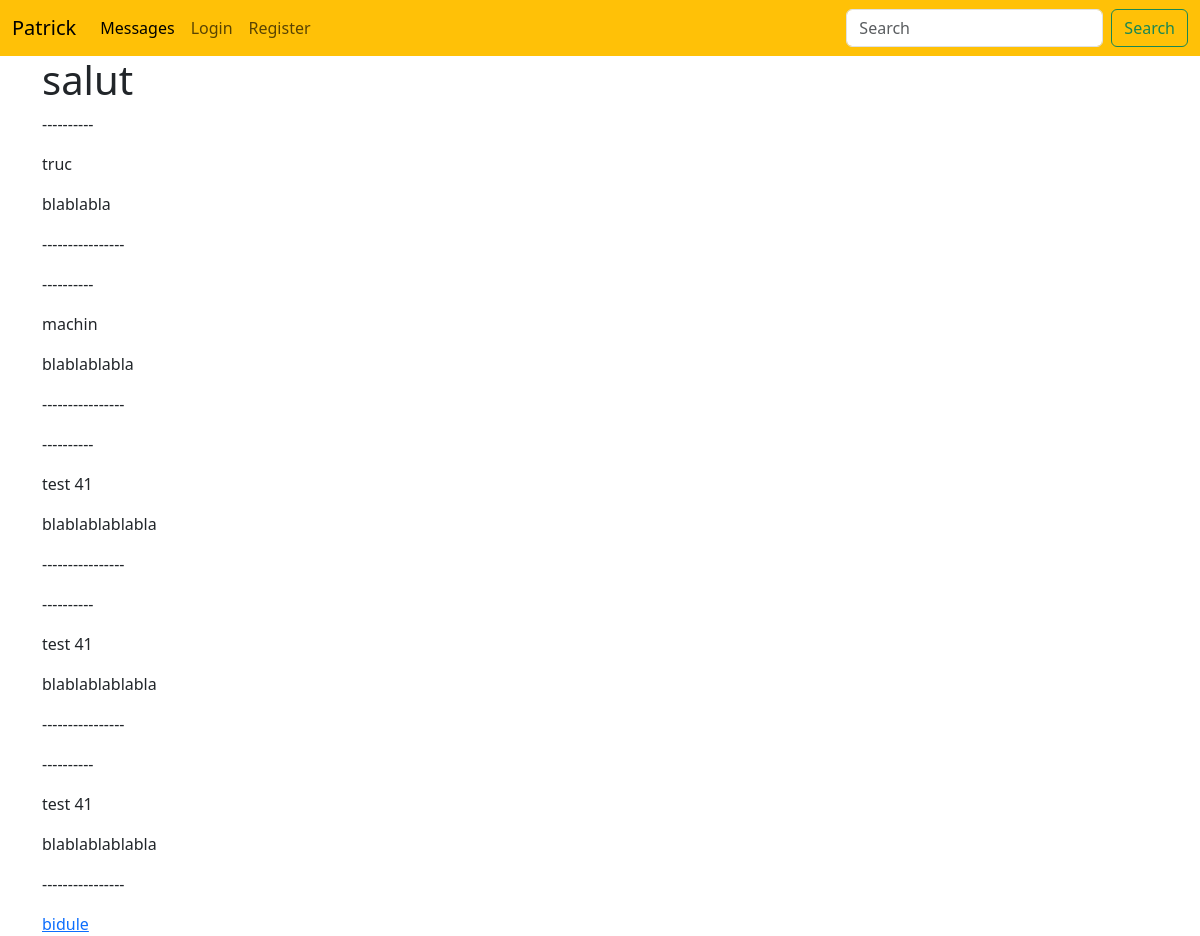
The app's page /website/messages, older data.
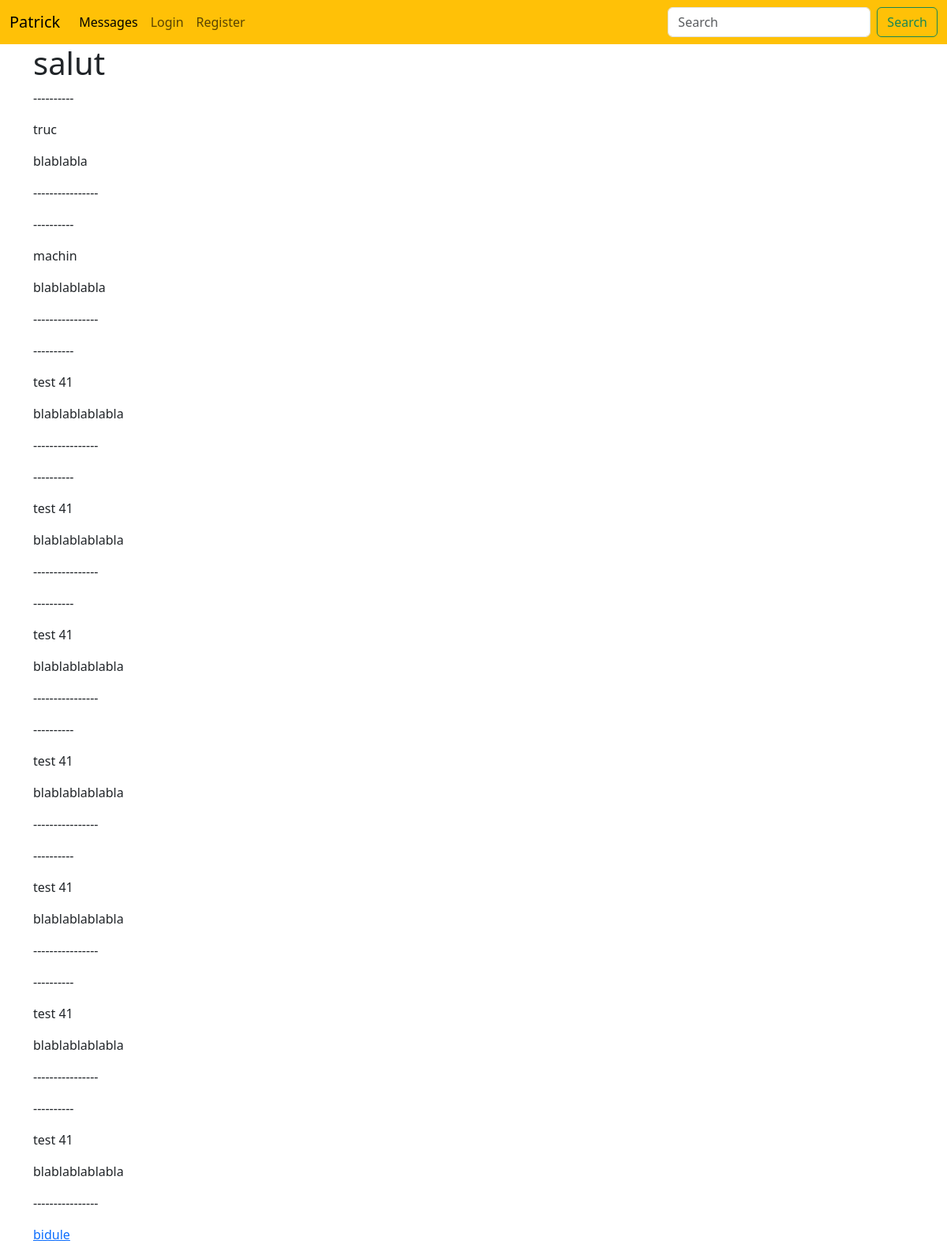
The same page, newer data.
### website/models.py (models this page shows)
class Message(models.Model):
    title = models.CharField(max_length=255)
    content = models.CharField(max_length=1000)
    author = models.ForeignKey(User, null=False, on_delete=models.CASCADE, default="missing_author")
    category = models.ForeignKey(Category, null=True, on_delete=models.SET_NULL)

### website/views.py (the view)
# urls.py: path('messages', views.all_messages, name='all_messages'),
def all_messages(request):
    messages = Message.objects.all()
    context = {"messages":messages}
    return render(request, 'website/all.html', context)

### website/templates/website/all.html
{% extends 'website/base.html' %}
{% block content %}
<h1>salut</h1>
{% for message in messages %}
<p>----------</p>
    <p>{{ message.title }}</p>
   <p>{{ message.content }}</p>
<p>----------------</p>
{% endfor %}
<a href="{% url 'home_bidule' %}">bidule</a>
{% endblock %}

### website/templates/website/base.html (shortened to what this page needs)
<!doctype html>
<html lang="en">
<head>
      {% load static %}
      {% load bootstrap5 %}
  {% bootstrap_css %}
    <link rel="stylesheet" href="{% static 'styles/main.css' %}">
</head>
<body>
{% include 'website/navbar.html' %}
<div class="container">
    {% block content %}{% endblock %}
</div>
</body>
</html>

### website/templates/website/navbar.html (shortened to what this page needs)
<nav class="navbar navbar-expand-lg bg-warning">
  <div class="container-fluid">
    <a class="navbar-brand" href="{% url 'home_bidule' %}">Patrick</a>
    <div class="collapse navbar-collapse" id="navbarSupportedContent">
      <ul class="navbar-nav me-auto mb-2 mb-lg-0">
        <li class="nav-item">
          <a class="nav-link active" aria-current="page" href="{% url 'all_messages' %}">Messages</a>
        </li>
          {% if request.user.is_authenticated %}
          <li class="nav-item">
          <a class="nav-link" href="{% url 'logout' %}" aria-disabled="true">Logout</a>
        </li>
      <li class="nav-item">
          <a class="nav-link" href="{% url 'new_message' %}">New</a>
        </li>
                      <li class="nav-item">
          <span class="nav-link">Bonjour {{ request.user.username }}</span>
        </li>
         {% else %}
        <li class="nav-item">
          <a class="nav-link" href="{% url 'login' %}" aria-disabled="true">Login</a>
        </li>
          <li class="nav-item">
          <a class="nav-link" href="{% url 'register' %}" aria-disabled="true">Register</a>
        </li>
    {% endif %}
      </ul>
      <form class="d-flex" role="search">
        <input class="form-control me-2" type="search" placeholder="Search" aria-label="Search">
        <button class="btn btn-outline-success" type="submit">Search</button>
      </form>
    </div>
  </div>
</nav>

Row changes from the older to the newer data that the page shows:
added Message: title "test 41", content "blablablablabla"
added Message: title "test 41", content "blablablablabla"
added Message: title "test 41", content "blablablablabla"
added Message: title "test 41", content "blablablablabla"
